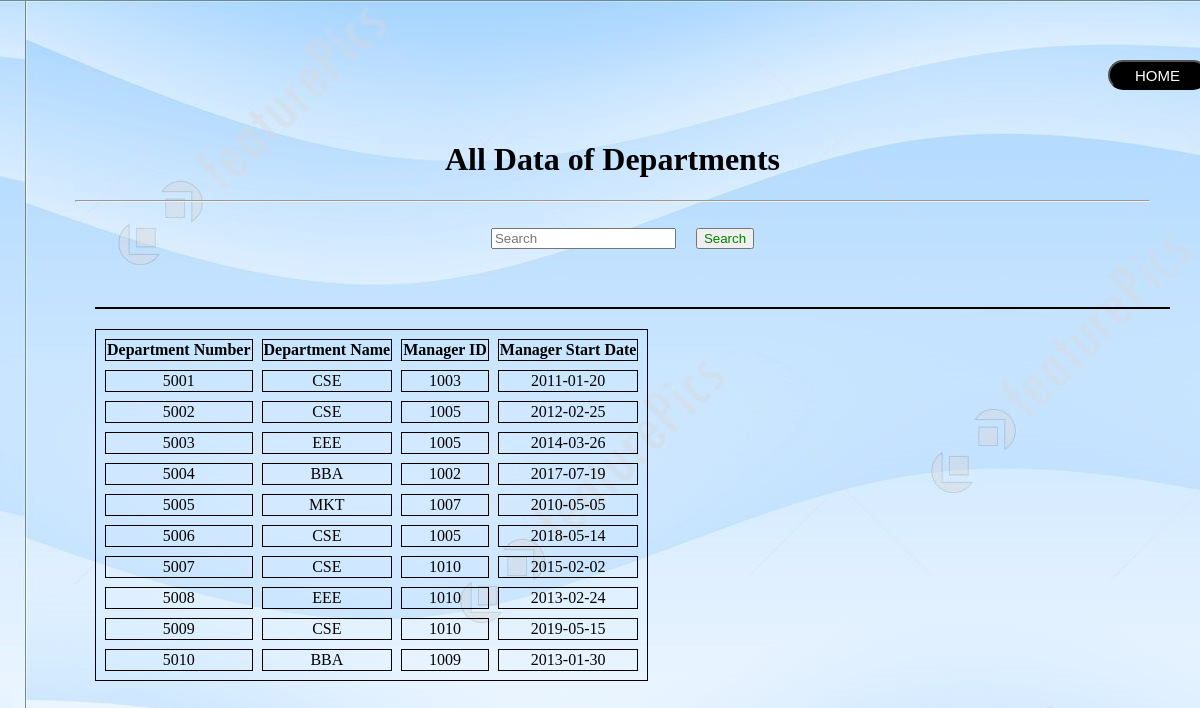
The page /department.php (signed in) on the database as committed earlier.
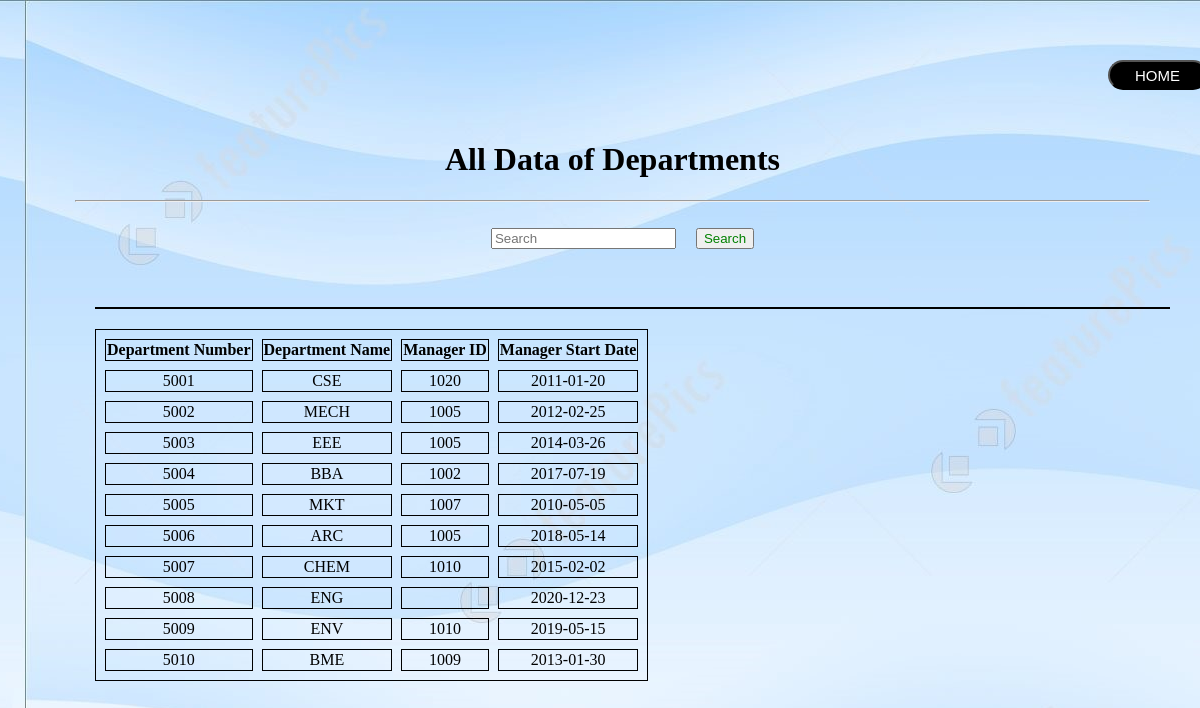
The same page on the database as committed later.
### tables this page shows
CREATE TABLE `department` (
  `Depart_Number` int(10) NOT NULL,
  `Depart_Name` varchar(100) NOT NULL,
  `Manager_ID` int(10) DEFAULT NULL,
  `Manager_StartDate` date DEFAULT NULL
);

### department.php (the view, shortened to what this page needs)
<!DOCTYPE html>
<html>
<head>
	<link rel="stylesheet" href="../style.css">
          <form method="post" action="login_landing.php">
  	      <input type="submit" value="HOME" id="btn1">
            </form>
</head>
<body background="60.jpg">
	<h1> All Data of Departments </h1> <hr> <br>
<table style="width:100%">
   <form style="margin-top: 5%;" action="../CSE327-Project/depsearch.php" method= "post">
<input type="text" name="depsearch" placeholder="Search">
<input type="submit" value="Search" style="margin-top: 0.0000005%; color: green;">
<br><br>
</form>
</table>
<table border="3" cellspacing="9" style="text-align: center;">
<tr>
	<th>Department Number</th>
	<th>Department Name</th>
	<th>Manager ID</th>
	<th>Manager Start Date</th>
</tr>
<?php
include("db_connection.php");
$query = "select * from department";
$data = mysqli_query($conn, $query);
$total = mysqli_num_rows($data);
if($total!=0)
{
	while($result=mysqli_fetch_assoc($data))
	{
		echo "
		<tr>
		<td>".$result['Depart_Number']."</td>
		<td>".$result['Depart_Name']."</td>
		<td>".$result['Manager_ID']."</td>
		<td>".$result['Manager_StartDate']."</td>
		";
	}
}
else
{
	echo "No Records Found";
}
?>
</table>
</body>
</html>

Rows that differ between the two databases and show on the page:
changed department "CSE": Manager_ID "1003" → "1020"
changed department id 5002: Depart_Name "CSE" → "MECH"
changed department id 5006: Depart_Name "CSE" → "ARC"
changed department id 5007: Depart_Name "CSE" → "CHEM"
changed department id 5008: Depart_Name "EEE" → "ENG"; Manager_StartDate "2013-02-24" → "2020-12-23"; Manager_ID "1010" → (not shown)
changed department id 5009: Depart_Name "CSE" → "ENV"
changed department id 5010: Depart_Name "BBA" → "BME"
